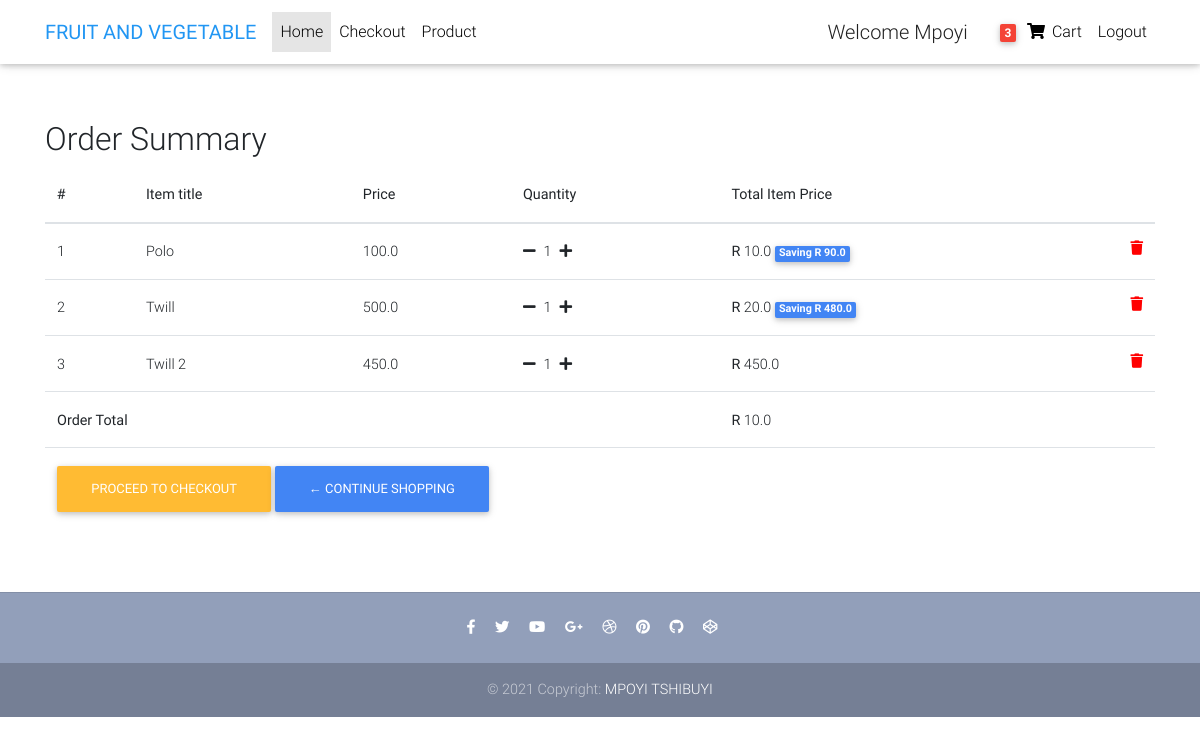
Before: /order-summary-view/ (signed in) with the older database file.
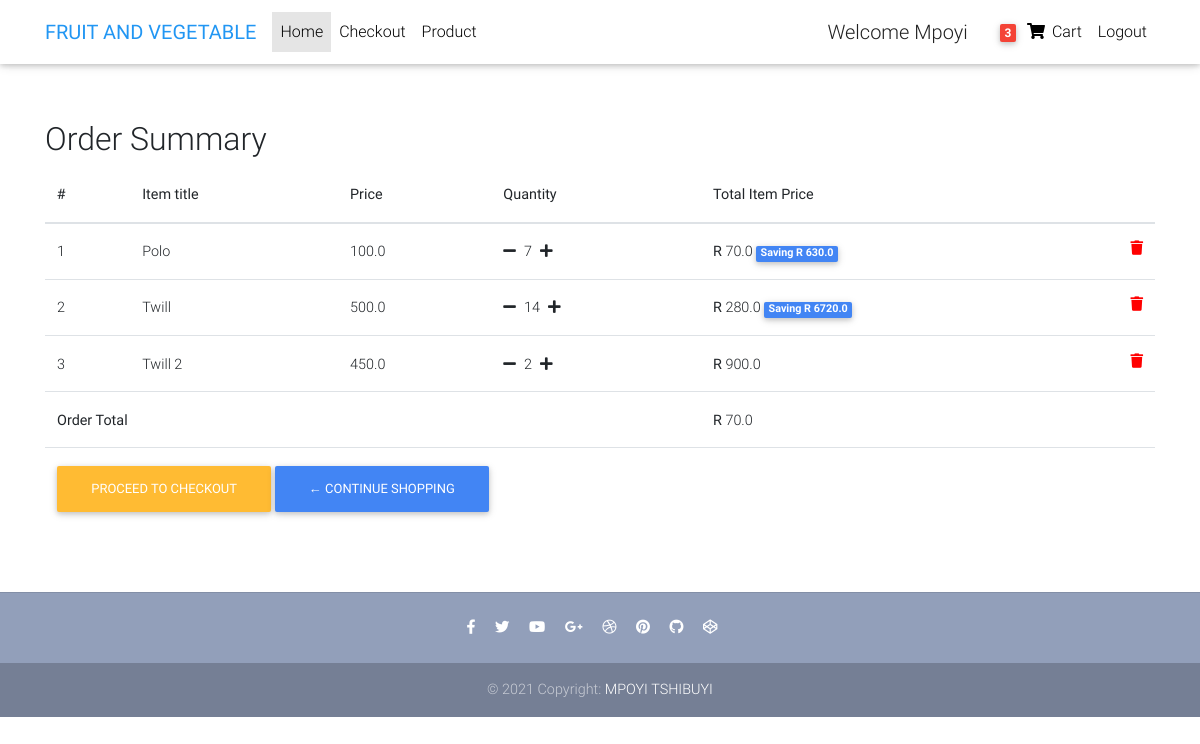
After: the same page with the newer database file.
### shop/models.py (models this page shows, shortened)
class OrderItem(models.Model):
    user            = models.ForeignKey(settings.AUTH_USER_MODEL, on_delete=models.CASCADE)
    ordered         = models.BooleanField(default=False)
    item            = models.ForeignKey(Item,  on_delete=models.CASCADE)
    quantity        = models.IntegerField(default=1)
    def get_total_item_price(self):
        return self.quantity * self.item.price
    def get_total_discount_item_price(self):
        return self.quantity * self.item.discount_price
    def get_amount_saved(self):
        return self.get_total_item_price() - self.get_total_discount_item_price()
    def get_final_price(self):
        if self.item.discount_price:
            return self.get_total_discount_item_price()
        return self.get_total_item_price()

class Item(models.Model):
    title           = models.CharField(max_length=100)
    price           = models.FloatField()
    discount_price  = models.FloatField(blank=True, null=True)
    category        = models.CharField(choices=CATEGORY_CHOICES, max_length=2)
    label           = models.CharField(choices=CATEGORY_CHOICES, max_length=2)
    slug            = models.SlugField()
    image           = models.ImageField(upload_to='photo/')
    description     = models.TextField()

class Order(models.Model):
    user            = models.ForeignKey(settings.AUTH_USER_MODEL, on_delete=models.CASCADE)
    ordered         = models.BooleanField(default=False)
    items           = models.ManyToManyField(OrderItem)
    start_date      = models.DateTimeField(auto_now_add=True)
    ordered_date    = models.DateTimeField()
    billing_address    = models.ForeignKey('BillingAddress', on_delete=models.SET_NULL, blank=True, null=True)
    payment    = models.ForeignKey('Payment', on_delete=models.SET_NULL, blank=True, null=True)
    def get_total(self):
        total = 0
        for order_item in self.items.all():
            total += order_item.get_final_price()
            return total

### shop/views.py (the view)
# urls.py: path('order-summary-view/',             OrderSummaryView.as_view(),     name="order-summary-view"),
class OrderSummaryView(LoginRequiredMixin, View):
    def get(self, *args, **kwargs):
        try:
            order = Order.objects.get(user=self.request.user, ordered=False)
            context = { 'object': order }
            template_name ='shop/order_summary.html'
            return render(self.request,  template_name  , context)
        except ObjectDoesNotExist:
            messages.error(self.request, "You do not have an active order")
            return redirect("/")

### shop/templatetags/cart_template_tags.py (called while the page is built)
@register.filter
def cart_item_count(user):
    if user.is_authenticated:
        qs = Order.objects.filter(user=user, ordered=False)
        if qs.exists():
            return qs[0].items.count()
    return 0

### templates/shop/order_summary.html (shortened to what this page needs)
{% extends  'base.html' %}
{% load static %}
{% block content %}
<main>
    <div class="container my-5">
        <div class="table-responsive text-nowrap">
            <h2>Order Summary</h2>
            <table class="table">
                <thead>
                    <tr>
                        <th scope="col">#</th>
                        <th scope="col">Item title</th>
                        <th scope="col">Price</th>
                        <th scope="col">Quantity</th>
                        <th scope="col">Total Item Price</th>
                    </tr>
                </thead>
                <tbody>
                    {% for order_item  in object.items.all %}
                    <tr>
                        <td scope="row">{{ forloop.counter }}</td>
                        <td>{{ order_item.item.title }}</td>
                        <td>{{ order_item.item.price }}</td>
                        <td><a href="{% url 'shop:remove-item-from-cart' order_item.item.slug %}"><i class="fas fa-minus mr-2"></i></a>{{ order_item.quantity }}<a href="{% url 'shop:add-to-cart' order_item.item.slug %}" ><i class="fas fa-plus ml-2"></i></a></td>
                        <td>
                            {% if order_item.item.discount_price %}
                                <b>R</b> {{ order_item.get_total_discount_item_price }}
                                <span class="badge badge-primary"> Saving <b>R</b> {{ order_item.get_amount_saved }}</span>
                            {% else %}
                            <b>R</b> {{ order_item.get_total_item_price }}
                            {% endif %}
                            <a href="{% url 'shop:remove-from-cart' order_item.item.slug %}">
                                <i style="color: red" class="fas fa-trash float-right "> </i>
                            </a>
                        </td>
                    </tr>
                    {% endfor %}
                    {% if object.get_total %}
                    <tr>
                        <td colspan="4"><b>Order Total</b></td>
                        <td><b>R</b> {{ object.get_total }}</td>
                    </tr>
                    <tr>
                        <td colspan="5">
                            <a  href="/checkout/" class="btn btn-warning ">Proceed to checkout </a>
                            <a  href="/" class="btn btn-primary ">&#x2190; Continue shopping </a>
                        </td>
                    </tr>
                    {% endif %}
                </tbody>
            </table>
        </div>
    </div>
</main>
{% endblock content %}

Changed rows visible on the page:
changed OrderItem "Polo": quantity "1" → "7"; get_total_discount_item_price "10.0" → "70.0"; get_amount_saved "90.0" → "630.0"
changed OrderItem "Twill": quantity "1" → "14"; get_total_discount_item_price "20.0" → "280.0"; get_amount_saved "480.0" → "6720.0"
changed OrderItem "Twill 2": quantity "1" → "2"; get_total_item_price "450.0" → "900.0"
changed through a linked row, Order: get_total "10.0" → "70.0"
